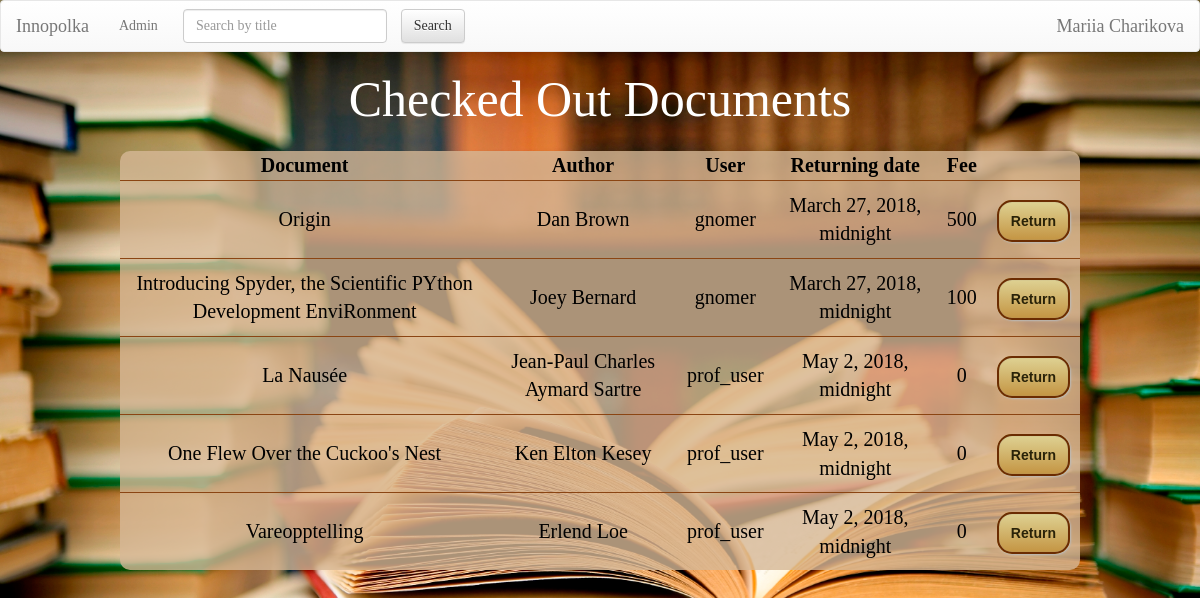
/checked_out_docs/ (signed in), run on an earlier commit of the app's database.
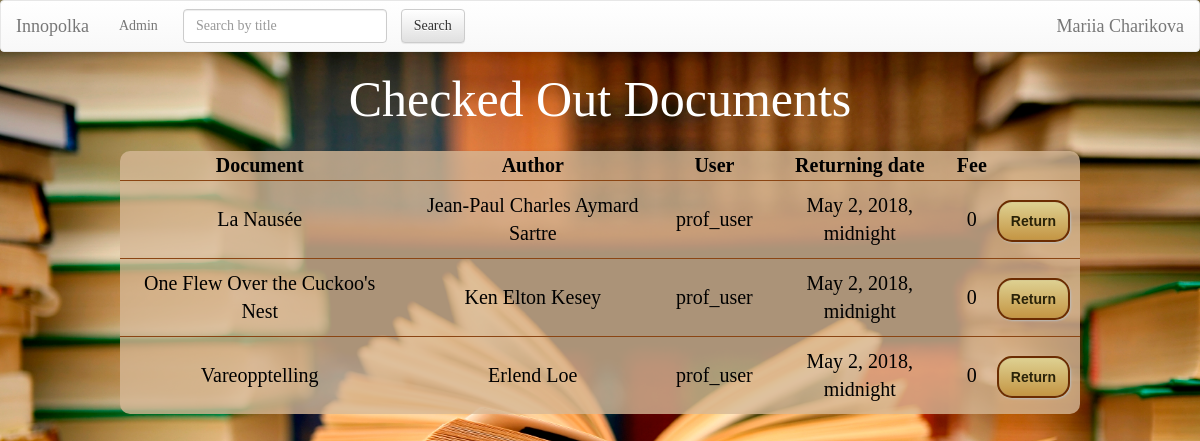
And on a later commit of the database.
### Documents/models.py (models this page shows, shortened)
class DocumentCopy(models.Model):
    doc = models.ForeignKey(Document, blank=True, default=None, on_delete=models.CASCADE) # link document which is checked out
    checked_up_by_whom = models.ForeignKey(User, blank=True, default=None, on_delete=models.CASCADE) # link to holder
    date = models.DateTimeField(default=str(datetime.datetime.today().strftime("%Y-%m-%d %H:%M")))
    returning_date = models.DateTimeField(default=str(datetime.datetime.today().strftime("%Y-%m-%d %H:%M")))
    time_left = models.CharField(null=True, max_length=250)
    fine_price = models.IntegerField(null=True)
    renewed = models.BooleanField(default=False)
    class Meta:
        verbose_name_plural = 'Document copies'
    def fine(self):
        if datetime.datetime.today() > self.returning_date:
            fine = int((datetime.datetime.today() - self.returning_date).days) * 100
            if fine > self.doc.price:
                return self.doc.price
            else:
                return fine
        else:
            return 0

class Document(models.Model):
    title = models.CharField(max_length=250)
    price = models.IntegerField()
    keywords = models.CharField(max_length=250) # the list of keywords stored in string
    authors = models.CharField(max_length=250) # the list of authors in string format splitted by space
    cover = models.CharField(max_length=1000, default="https://lh3.googleusercontent.com/zqfUbCXdb1oGmsNEzNxTjQU5ZlS3x46nQoB83sFbRSlMnpDTZgdVCe_LvCx-rl7sOA=w300")
    copies = models.PositiveIntegerField(default=1)
    type = models.CharField(max_length=100, default='Document')
    is_bestseller = models.BooleanField(default=False)
    is_reference = models.BooleanField(default=False)
    level = models.PositiveIntegerField(default=1)
    room = models.PositiveIntegerField(default=1)

### Documents/views.py (the view)
# urls.py: url(r'^checked_out_docs/$', views.CheckedOutDocsView.as_view(), name='checked_out_docs'),
class CheckedOutDocsView(ListView):
    model = DocumentCopy
    template_name = 'Documents/checked_out_docs.html'
    context_object_name = 'document_copies'
    def get(self, request, *args, **kwargs):
        if request.user.is_staff:
            return super().get(request, *args, **kwargs)
        return redirect('/')

### Documents/templates/Documents/checked_out_docs.html (shortened to what this page needs)
{% extends 'Documents/base.html' %}
{% load staticfiles %}
{% block body %}
    <h1> Checked Out Documents</h1>
    <table>
        <tr>
            <th class="cen">Document</th>
            <th class="cen">Author</th>
            <th class="cen">User</th>
            <th class="cen">Returning date</th>
            <th class="cen">Fee</th>
        </tr>
        <tr>
            {% for copy in document_copies %}
                <td><a href="/{{ copy.doc.id }}/">{{ copy.doc.title }}</a></td>
                <td>{{ copy.doc.authors }}</td>
                <td><a href="/user/?id={{ copy.checked_up_by_whom.id }}">{{ copy.checked_up_by_whom }}</a></td>
                <td>{{ copy.returning_date }}</td>
                <td>{{ copy.fine }}</td>
                <td><a class="button" href="/requests/return/?copy_id={{ copy.id }}" onclick="
                        return confirm('Return {{ copy.doc.title }} from {{ copy.checked_up_by_whom.username }} back?');
                        ">Return</a></td>
                </tr>
            {% endfor %}
    </table>
{% endblock %}

### Documents/templates/Documents/base.html (shortened to what this page needs)
<!DOCTYPE html>
<html lang="en">
<head>
    {% load staticfiles %}
    <link rel="stylesheet" href="//maxcdn.bootstrapcdn.com/bootstrap/3.2.0/css/bootstrap.min.css">
    <link rel="stylesheet" href="//maxcdn.bootstrapcdn.com/bootstrap/3.2.0/css/bootstrap-theme.min.css">
</head>
<body>
<nav class="navbar navbar-default">
    <div class="container-fluid">
        <div class="navbar-header">
            <a class="navbar-brand" href="/">Innopolka</a>
            <ul class="nav navbar-nav navbar-right">
                {% if user.is_staff %}
                    <li class="nav-item dropdown">
                        <a class="nav-link dropdown-toggle" href="/user/" id="dropdown01" data-toggle="dropdown"
                           aria-haspopup="true" aria-expanded="false">{% if user.is_superuser %}Admin{% else %}
                            Librarian{% endif %}</a>
                    </ul>
                {% endif %}
        </div>
        <div class="collapse navbar-collapse" id="bs-example-navbar-collapse-1">
            <form class="navbar-form navbar-left" action="/">
                <div class="form-group">
                    <input type="text" class="form-control" name="q" placeholder="Search by title" >
                </div>
                <input type="submit" class="btn btn-default not_wide" value="Search">
            </form>
            <ul class="nav navbar-nav navbar-right">
                {% if user.is_anonymous %}
                    <li><a href="/user/login">Log In</a></li>
                {% elif user.is_authenticated %}
                    <ul class="nav navbar-nav navbar-right">
                        <li class="nav-item dropdown">
                            <a class="navbar-brand" href="/user/?id={{ user.id }}" id="dropdown02"
                               data-toggle="dropdown"
                               aria-haspopup="true" aria-expanded="false">{{ user.first_name }} {{ user.last_name }}</a>
                    </ul>
                {% endif %}
            </ul>
        </div>
    </div>
</nav>
{% block body %}{% endblock %}
</body>
</html>

### Documents/templates/Documents/base.html (style rules this page uses)
body { font-family: Futura; color: white; background: url("/Documents/static/images/background.jpg") no-repeat fixed center center; background-size: cover; }
table { border: 3px solid saddlebrown; border-radius: 5px; width: 80%; background-color: rgba(214, 184, 150, 0.8); color: black; empty-cells: hide; text-align: center; margin: 10px; }
tr { border: 1px solid saddlebrown; text-align: center; }
td { border: 1px solid saddlebrown; padding: 10px; font-size: 20px; color: black; }
form { padding: 5px; color: black; font-size: 15px; margin: 5px; }
input { background-color: floralwhite; border: 2px solid saddlebrown; border-radius: 5px; margin: 0 0 0 10px; left: 50%; }
.button { text-decoration: none; text-align: center; padding: 11px 12px; border: solid 2px #6b2c02; -webkit-border-radius: 15px; -moz-border-radius: 15px; border-radius: 15px; font: 14px "Lucida Sans Unicode", "Lucida Grande", sans-serif; font-weight: bold; color: #292208; background-color: #ded192; background-image: -moz-linear-gradient(top, #ded192 0%, #c49543 100%); background-image: -webkit-linear-gradient(top, #ded192 0%, #c49543 100%); background-image: -o-linear-gradient(top, #ded192 0%, #c49543 100%); background-image: -ms-linear-gradient(top, #ded192 0%, #c49543 100%); filter: progid:DXImageTransform.Microsoft.gradient(startColorstr='#c49543', endColorstr='#c49543', GradientType=0); background-image: linear-gradient(top, #ded192 0%, #c49543 100%); -webkit-box-shadow: 1px 1px 2px #bababa, inset 0px 0px 1px #969393; -moz-box-shadow: 1px 1px 2px #bababa, inset 0px 0px 1px #969393; box-shadow: 1px 1px 2px #bababa, inset 0px 0px 1px #969393; }

### Documents/templates/Documents/checked_out_docs.html (style rules this page uses)
h1 { font-size: 50px; text-align: center; margin-bottom: 2%; }
.cen { text-align: center; font-size: 20px; }
table { border: none; border-radius: 10px; margin-left: 10%; }
tr { border: none; text-align: left; padding: 1%; }
td { border: none; text-align: center; border-top: 1px solid saddlebrown; }
a { color: black; }

What changed in the data, as far as the page shows it:
removed DocumentCopy: doc "Origin", doc.authors "Dan Brown", checked_up_by_whom "gnomer", returning_date "March 27, 2018, midnight", fine "500"
removed DocumentCopy: doc "Introducing Spyder, the Scientific PYthon Development EnviRonment", doc.authors "Joey Bernard", checked_up_by_whom "gnomer", returning_date "March 27, 2018, midnight", fine "100"
